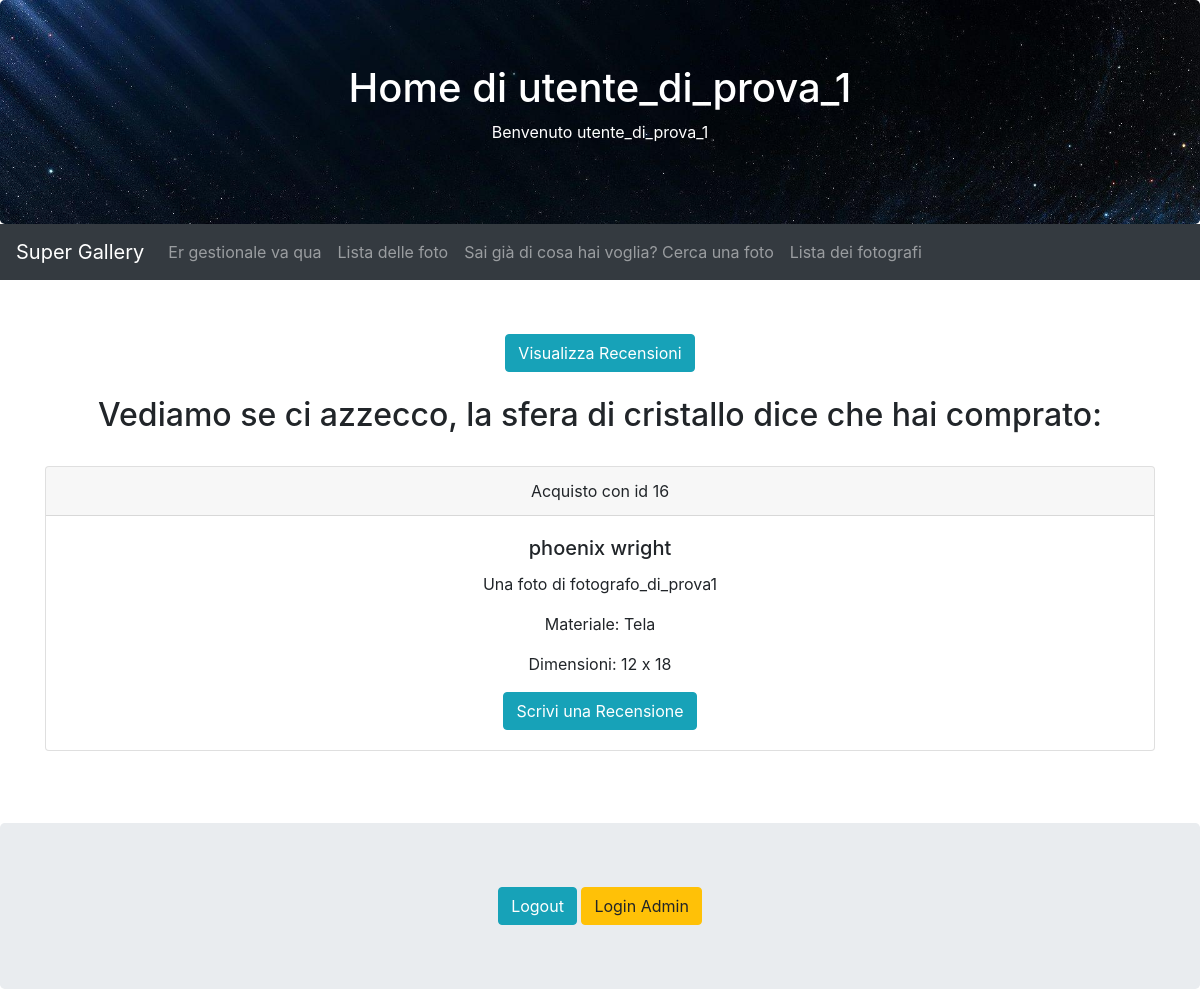
Before: /APPfoto/situation/ (signed in) with the older database file.
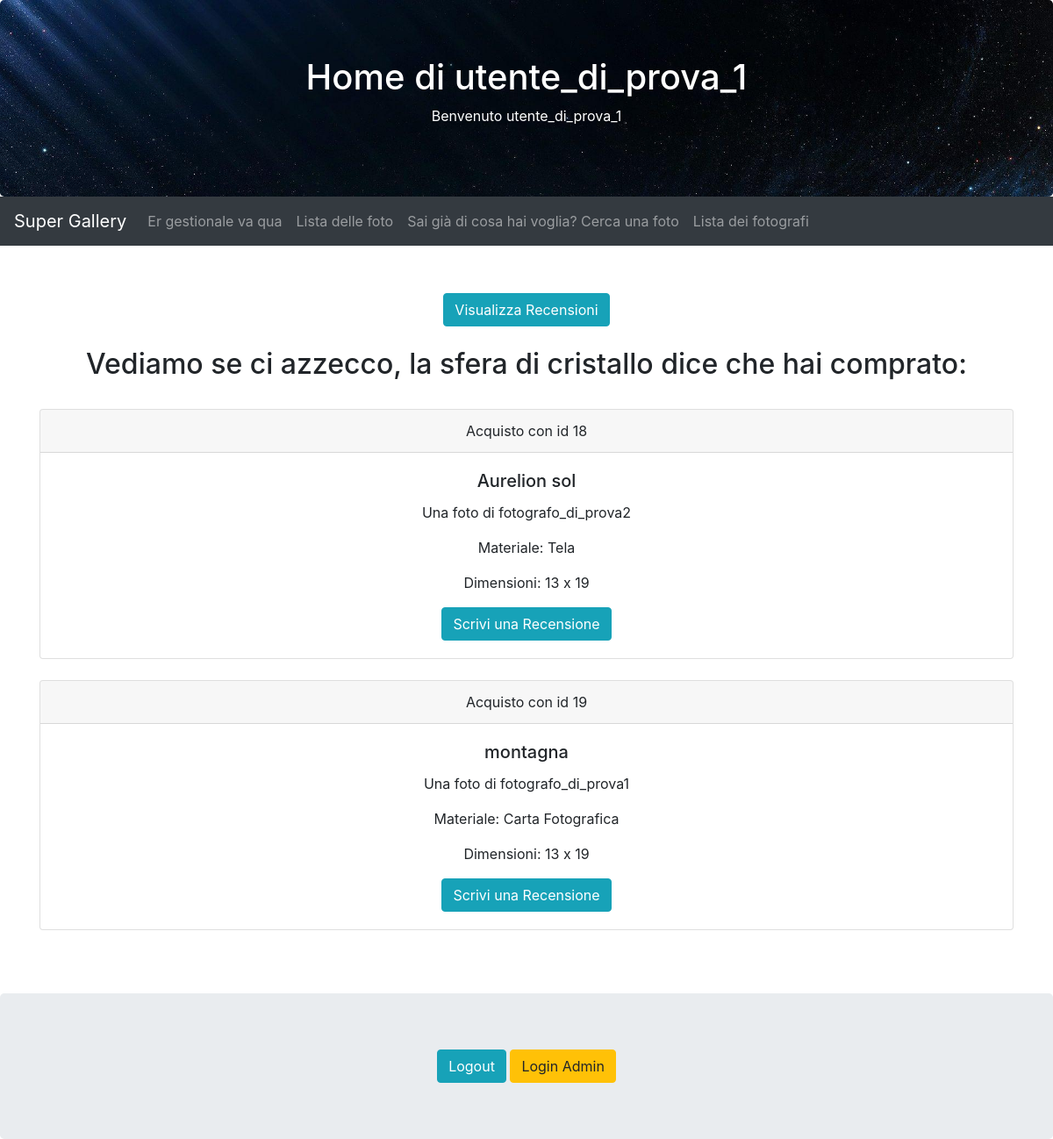
After: the same page with the newer database file.
### APPfoto/models.py (models this page shows, shortened)
class Acquisto(models.Model):
    MATERIALE_DI_STAMPA = [
        ("Carta Fotografica", "Carta Fotografica"),
        ("Tela", "Tela"),
        ("Carta Standard", "Carta Standard"),
        ("Lamiera Semplice", "Lamiera Semplice"),
        ("Lamiera Premium", "Lamiera Premium"),
        ("Puzzle", "Puzzle")
        ]
    DIMENSIONI = [
        ("10 x 15", "10 x 15"),
        ("12 x 18", "12 x 18"),
        ("13 x 19", "13 x 19")
    ]
    foto = models.ForeignKey(Foto, on_delete=models.CASCADE, related_name="venduti")
    acquirente = models.ForeignKey(User,on_delete=models.CASCADE, related_name="acquisti")
    materiale = models.CharField(max_length=100, choices=MATERIALE_DI_STAMPA)
    dimensioni = models.CharField(max_length=100, choices=DIMENSIONI)

class Foto(models.Model):
    COLOUR_CHOICES = [
        ("Black", "Black"),
        ("Dark Blue", "Dark Blue"),
        ("Green", "Green"),
        ("Grey", "Grey"),
        ("Light Blue", "Light Blue"),
        ("Orange", "Orange"),
        ("Pink", "Pink"),
        ("Purple", "Purple"),
        ("Red", "Red"),
        ("White", "White"),
        ("Yellow", "Yellow"),
    ]
    name = models.CharField(max_length=50, default="No name Given")
    main_colour = models.CharField(max_length=100, choices=COLOUR_CHOICES)
    landscape = models.BooleanField()
    actual_photo = models.ImageField(upload_to='uploads/')
    artist = models.ForeignKey(User, on_delete=models.CASCADE, default=0)
    price = models.DecimalField(verbose_name="prezzo", max_digits=5, decimal_places=2, default=0.00)
    creation_date = models.DateTimeField(auto_now_add=True)

### APPfoto/views.py (the view)
# urls.py: path("situation/", views.my_situation, name="situation"),
@login_required
def my_situation(request):
     user = get_object_or_404(User, pk=request.user.pk)
     return render(request, "APPfotoTempl/situation.html")

### APPfoto/templates/APPfotoTempl/situation.html (shortened to what this page needs)
{% extends 'base.html' %}
{% block header1 %}
  <h1>Home di {{ user.username }} </h1>
  <p>Benvenuto
    {% if user.is_authenticated %}
     {{ user.username }}
    {% else %}
    Utente non registrato
        <br>
        Wait a minute, who are you?
    {% endif %}
  </p>
{% endblock %}
{% block content %}
     <br> <a href="{% url 'APPfoto:RecensioniUtente' %}" class="btn btn-info">Visualizza Recensioni</a>
    <br>
    <br>
  <h2> Vediamo se ci azzecco, la sfera di cristallo dice che hai comprato: </h2>
  <br>
  {% for acquisto in user.acquisti.all %}
    <div class="card">
      <div class="card-header">
         Acquisto con id {{ acquisto.pk }}
      </div>
      <div class="card-body">
        <h5 class="card-title">{{ acquisto.foto.name }}</h5>
        <p class="card-text">Una foto di {{ acquisto.foto.artist.username }} </p>
        <p class="card-text">Materiale: {{ acquisto.get_materiale_display }}</p>
        <p class="card-text">Dimensioni: {{ acquisto.get_dimensioni_display }}</p>
        <a href="{% url 'APPfoto:CreaRecensione' acquisto.pk %}" class="btn btn-info"> Scrivi una Recensione </a>
      </div>
    </div>
    <br>
  {% endfor %}
  <br>
{% endblock %}

### foto_commerce/templates/base.html (shortened to what this page needs)
<!DOCTYPE html>
<html lang="en">
<head>
    {% block head %}
  <link rel="stylesheet" href="https://cdn.jsdelivr.net/npm/bootstrap@4.6.1/dist/css/bootstrap.min.css">
  {% endblock %}
  {% load crispy_forms_tags %}
</head>
<body>
<div class="jumbotron text-center header-background" style="margin-bottom:0">
  {% block header1 %}{% endblock %}
</div>
<nav class="navbar navbar-expand-sm bg-dark navbar-dark">
    {% block navbar %}
    <a class="navbar-brand" href="{% url 'home' %}">Super Gallery</a>
    <div class="collapse navbar-collapse" id="collapsibleNavbar">
      <ul class="navbar-nav">
        <li class="nav-item">
          <a class="nav-link" href="{% url 'APPfoto:home' %}">Er gestionale va qua</a>
        </li>
        <li class="nav-item">
          <a class="nav-link" href="{% url 'APPfoto:listafoto' %}">Lista delle foto</a>
        </li>
        <li class="nav-item">
          <a class="nav-link" href="{% url 'APPfoto:cercaFoto' %}">Sai già di cosa hai voglia? Cerca una foto</a>
        </li>
        <li class="nav-item">
          <a class="nav-link" href={% url 'APPfoto:listafotografi' %}> Lista dei fotografi</a>
        </li>
      </ul>
    </div>
    {% endblock %}
  </nav>
  <div class="container" style="margin-top:30px">
      <div class="col-sm-22">
        <center>
        {% block content %}{% endblock %}
        <br>
        </center>
      </div>
    </div>
  <div class="jumbotron text-center" style="margin-bottom:0">
    {% block footer %}
      {% if user.is_authenticated %}
      <a class="btn btn-info" href="{% url 'logout' %}" role="button">Logout</a>
      {% else %}
      <a class="btn btn-info" href="{% url 'register' %}" role="button">Sei nuovo? Registrati</a>
      <a class="btn btn-info" href="{% url 'login' %}" role="button">Login</a>
      {% endif %}
      <a class="btn btn-warning" href="/admin/" role="button">Login Admin</a>
    {%  endblock %}
  </div>
  </body>
  </html>

### foto_commerce/templates/base.html (style rules this page uses)
.header-background { background-image: url('/static/space2.jpg'); background-size: cover; background-position: top; background-repeat: no-repeat; color: white; }

Changed rows visible on the page:
removed Acquisto: pk "16", foto.name "phoenix wright", foto.artist.username "fotografo_di_prova1", materiale "Tela", dimensioni "12 x 18"
added Acquisto: pk "18", foto.name "Aurelion sol", foto.artist.username "fotografo_di_prova2", materiale "Tela", dimensioni "13 x 19"
added Acquisto: pk "19", foto.name "montagna", foto.artist.username "fotografo_di_prova1", materiale "Carta Fotografica", dimensioni "13 x 19"
